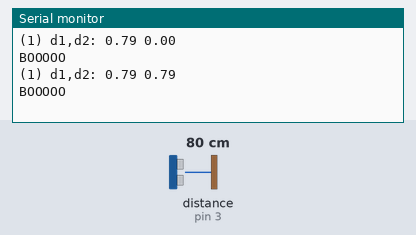
Simulated run of this sketch. Board: Arduino Uno, built with avr-gcc and run on an emulated ATmega328P. Parts: the last lines printed to the serial monitor. Wiring (inferred from the names in the program): ultrasonic range finder: trigger pin 2; echo pin 3. Inputs (shaded band) come from the test bench; at power-on: distance to the obstacle (sensor on pin 3) 80 cm. The echo pulse lasts 58.3 µs per cm.

Above: at 1.8 s.
1.9 s: distance to the obstacle (sensor on pin 3) set to 2 cm
At 2.8 s:
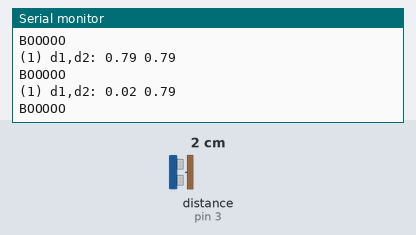
3.4 s: distance to the obstacle (sensor on pin 3) set to 4 cm
At 4.8 s:
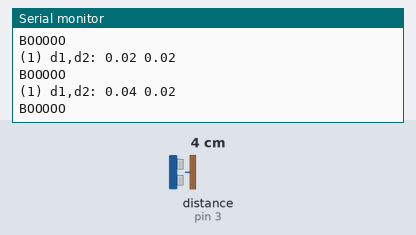
Timing chart, 0 to 6.4 s (numbered marks = the images above; inputs shaded):
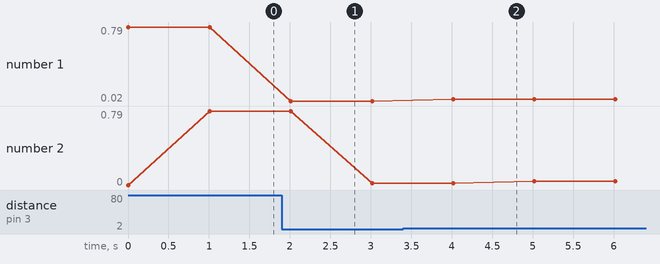

The sketch:

exemple_ultrason.ino
```cpp
int triggerPin = 2;
int echoPin = 3;

bool comparator(float d1, float d2)
{
  float tolerance = 0.05;// Tolérance en m
  if (d1 < (d2 - tolerance))
  {
    return true;
  }
  else
  {
    return false;
  }
}


double distance(int triggerPin, int echoPin)
{
  float SOUND_SPEED = 340.0 / 1000; // vitesse du son en mm/uS
  unsigned long MEASURE_TIMEOUT = 25000UL; // 25ms = ~8m à 340m/s

  digitalWrite(triggerPin, LOW);// On vérifie que le capteur est éteint au repos
  delayMicroseconds(5);
  digitalWrite(triggerPin, HIGH);// On allume pour 10uS
  delayMicroseconds(10);
  digitalWrite(triggerPin, LOW);// On éteint

  long measure = pulseIn(echoPin, HIGH, MEASURE_TIMEOUT);// Mesure le temps entre l'envoi de l'impulsion ultrasonique et son écho (si il existe)
  float distance_mm = measure / 2.0 * SOUND_SPEED;// Calcul la distance à partir du temps mesuré

  if (distance_mm < 1 || distance_mm > 3000) {// Condition pour vérifier qu'on est dans les limites voulues
        return -1.0 ;// Si on y est pas on renvoie un code d'erreur: -1
    } else {
        return (distance_mm / 1000.0);// On renvoi la valeur en m
    }
}


void setup() {
  Serial.begin(115200);// Initialisation du serial

  pinMode(triggerPin, OUTPUT);
  digitalWrite(triggerPin, LOW); // La broche TRIGGER doit être à LOW au repos
  pinMode(echoPin, INPUT);
}


float d1 = 0;
float d2 = 0;

void loop() {
  d1 = distance(triggerPin,echoPin);// On effectue la mesure

  Serial.print("(1) d1,d2: ");
  Serial.print(d1);
  Serial.print(" ");
  Serial.println(d2);

  // Affiche les résultats en m
  //Serial.print(F("Distance: "));
  //Serial.print(d1);
  //Serial.println(F("m"));

  d2 = d1;
  if (comparator(d1,d2))
    Serial.println("OKAY");
  else
    Serial.println("BOOOOO");


  // délai d'attente entre 2 mesures
  delay(1000);
}
```

Measured:
- after the input at 1.9 s, the serial monitor: prints a new line after 0.11 s (image 1)
- after the input at 3.4 s, the serial monitor: prints a new line after 0.62 s (image 2)
- plotted number 1: 0.79 → 0.02 after the input at 1.9 s, 0.02 → 0.04 after the input at 3.4 s
- plotted number 2: 0.79 → 0.02 after the input at 1.9 s, 0.02 → 0.04 after the input at 3.4 s
